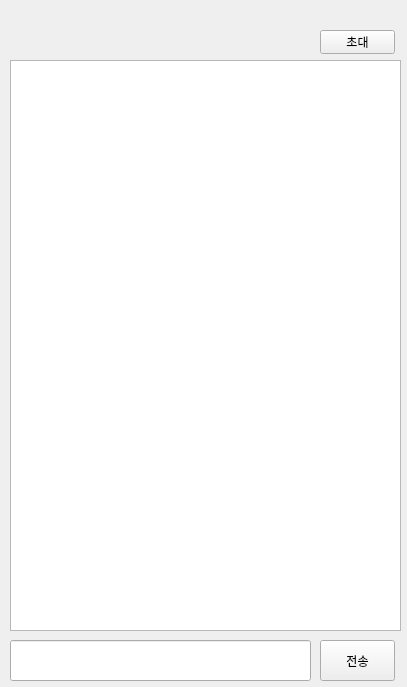
<?xml version="1.0" encoding="UTF-8"?>
<ui version="4.0">
 <class>Form</class>
 <widget class="QWidget" name="Form">
  <property name="geometry">
   <rect>
    <x>0</x>
    <y>0</y>
    <width>407</width>
    <height>687</height>
   </rect>
  </property>
  <property name="windowTitle">
   <string>Form</string>
  </property>
  <widget class="QTextEdit" name="textEdit">
   <property name="geometry">
    <rect>
     <x>10</x>
     <y>60</y>
     <width>391</width>
     <height>571</height>
    </rect>
   </property>
  </widget>
  <widget class="QPushButton" name="pushButton">
   <property name="geometry">
    <rect>
     <x>320</x>
     <y>30</y>
     <width>75</width>
     <height>24</height>
    </rect>
   </property>
   <property name="text">
    <string>초대</string>
   </property>
  </widget>
  <widget class="QLineEdit" name="lineEdit">
   <property name="geometry">
    <rect>
     <x>10</x>
     <y>640</y>
     <width>301</width>
     <height>41</height>
    </rect>
   </property>
  </widget>
  <widget class="QPushButton" name="pushButton_2">
   <property name="geometry">
    <rect>
     <x>320</x>
     <y>640</y>
     <width>75</width>
     <height>41</height>
    </rect>
   </property>
   <property name="text">
    <string>전송</string>
   </property>
  </widget>
 </widget>
 <resources/>
 <connections/>
</ui>
